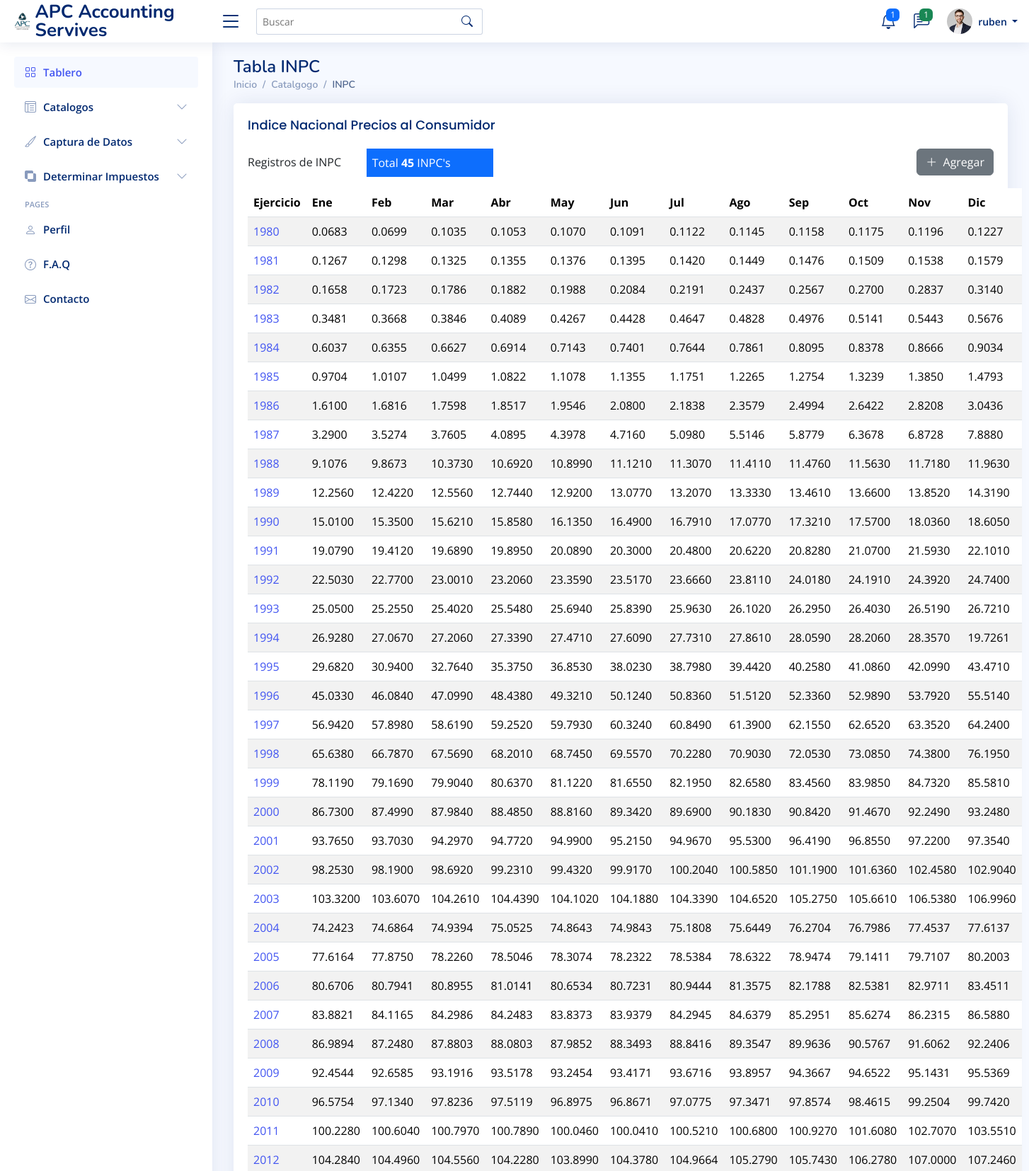
The page /tables-inpc.php (signed in, upper part) on the database its author committed.
### tables this page shows
CREATE TABLE `inpc` (
  `id` int(11) NOT NULL,
  `anio` varchar(4) NOT NULL,
  `ene` varchar(8) NOT NULL,
  `feb` varchar(8) NOT NULL,
  `mar` varchar(8) NOT NULL,
  `abr` varchar(8) NOT NULL,
  `may` varchar(8) NOT NULL,
  `jun` varchar(8) NOT NULL,
  `jul` varchar(8) NOT NULL,
  `ago` varchar(8) NOT NULL,
  `sep` varchar(8) NOT NULL,
  `oct` varchar(8) NOT NULL,
  `nov` varchar(8) NOT NULL,
  `dic` varchar(8) NOT NULL
);

### php/inpc.php (called while the page is built, shortened)
<?php
   class inpc extends Sql {
    public static function obtenertodos(){
    	$sqlhelper = new Sql();
    	$sqlhelper->conectar();
    	$sql = "SELECT * FROM inpc ORDER BY anio";
    	$resultado = $sqlhelper->getmysqli()->query($sql);
        $inpcs = array();
        while ($inpc = $resultado->fetch_assoc()){
        	array_push($inpcs, $inpc);
        }
        return $inpcs;
      }
 }
  ?>

### php/sql.php (called while the page is built)
<?php
   class Sql{
   	private $servidor='localhost';
   	private $usuario= 'adti';
   	private $pwd = 'Apcas123*';
   	private $bd = 'webdtax';
   	protected $mysqli = null;
   	public function conectar(){
   		$this->mysqli = new mysqli($this->servidor,$this->usuario,$this->pwd,$this->bd);
   	}
   	public function getmysqli(){
   		return $this->mysqli;
   	}
   }
 ?>

### tables-inpc.php (the view, shortened to what this page needs)
<?php
  include('php/sql.php');
  include('php/inpc.php');
    $inpcs = inpc::obtenertodos();
    $total_inpcs = 0;
    foreach ($inpcs as $inpc) {
        $total_inpcs += 1;
    }
?>
<!DOCTYPE html>
<html lang="es">
<head>
  <?php include "includes/scripts.php"; ?>
</head>
<body>
  <?php include "includes/header.php"; ?>
  <?php include "includes/sidebar.php"; ?>
  <main id="main" class="main">
    <div class="pagetitle">
      <h1>Tabla INPC</h1>
      <nav>
        <ol class="breadcrumb">
          <li class="breadcrumb-item"><a href="index.php">Inicio</a></li>
          <li class="breadcrumb-item">Catalgogo</li>
          <li class="breadcrumb-item active">INPC</li>
        </ol>
      </nav>
    </div>
    <section class="section">
      <div class="row">
        <div class="col-lg-12">
          <div class="card">
            <div class="card-body">
              <h5 class="card-title">Indice Nacional Precios al Consumidor</h5>
              <div class="row mb-3">
                  <label class="col-sm-2 col-form-label">Registros de INPC</label>
                  <label class="text-bg-primary p-2 col-sm-2 col-form-label">Total <strong><?= $total_inpcs; ?> </strong> INPC's </label>
                  <div class="col-8 text-end">
                     <a href="alta-inpcs.php"><button type="button" class="btn btn-secondary"><i class="bi bi-plus-lg me-1"></i> Agregar</button></a>
                  </div>
              </div>
              <table class="table datatable table-striped table-hover">
                <thead class="text-danger-emphasis">
                  <tr>
                    <th>Ejercicio</th>
                    <th>Ene</th>
                    <th>Feb</th>
                    <th>Mar</th>
                    <th>Abr</th>
                    <th>May</th>
                    <th>Jun</th>
                    <th>Jul</th>
                    <th>Ago</th>
                    <th>Sep</th>
                    <th>Oct</th>
                    <th>Nov</th>
                    <th>Dic</th>
                  </tr>
                </thead>
                <tbody>
                <?php
                    foreach ($inpcs as $inpc) {
                      echo '<tr>';
                      echo '<td width="10">
                        <a href="pages-inpcs.php?id='.$inpc['id'].'">'.$inpc['anio'].' </a>
                            </td>';
                      echo '<td width="10">'.$inpc['ene'].'</td>';
                      echo '<td width="10">'.$inpc['feb'].'</td>';
                      echo '<td width="10">'.$inpc['mar'].'</td>';
                      echo '<td width="10">'.$inpc['abr'].'</td>';
                      echo '<td width="10">'.$inpc['may'].'</td>';
                      echo '<td width="10">'.$inpc['jun'].'</td>';
                      echo '<td width="10">'.$inpc['jul'].'</td>';
                      echo '<td width="10">'.$inpc['ago'].'</td>';
                      echo '<td width="10">'.$inpc['sep'].'</td>';
                      echo '<td width="10">'.$inpc['oct'].'</td>';
                      echo '<td width="10">'.$inpc['nov'].'</td>';
                      echo '<td width="10">'.$inpc['dic'].'</td>';
                      echo '</tr>';
                    }
                  ?>
                </tbody>
              </table>
            </div>
          </div>
        </div>
      </div>
    </section>
  </main>
</body>
</html>

### assets/css/style.css (style rules this page uses)
:root { scroll-behavior: smooth; }
body { font-family: "Open Sans", sans-serif; background: #f6f9ff; color: #444444; }
a { color: #4154f1; text-decoration: none; }
h1, h2, h3, h4, h5, h6 { font-family: "Nunito", sans-serif; }
#main { margin-top: 60px; padding: 20px 30px; transition: all 0.3s; }
.pagetitle { margin-bottom: 10px; }
.pagetitle h1 { font-size: 24px; margin-bottom: 0; font-weight: 600; color: #012970; }
.card { margin-bottom: 30px; border: none; border-radius: 5px; box-shadow: 0px 0 30px rgba(1, 41, 112, 0.1); }
.card-title { padding: 20px 0 15px 0; font-size: 18px; font-weight: 500; color: #012970; font-family: "Poppins", sans-serif; }
.card-body { padding: 0 20px 20px 20px; }
.breadcrumb { font-size: 14px; font-family: "Nunito", sans-serif; color: #899bbd; font-weight: 600; }
.breadcrumb a { color: #899bbd; transition: 0.3s; }
.breadcrumb .breadcrumb-item::before { color: #899bbd; }
.breadcrumb .active { color: #51678f; font-weight: 600; }
@media (min-width: 1200px) { #main, #footer { margin-left: 300px; } }

### rows shown on the page
inpc: anio "1980", ene "0.0683", feb "0.0699", mar "0.1035", abr "0.1053", may "0.1070", jun "0.1091", jul "0.1122", ago "0.1145", sep "0.1158", oct "0.1175", nov "0.1196", dic "0.1227"
inpc: anio "1981", ene "0.1267", feb "0.1298", mar "0.1325", abr "0.1355", may "0.1376", jun "0.1395", jul "0.1420", ago "0.1449", sep "0.1476", oct "0.1509", nov "0.1538", dic "0.1579"
inpc: anio "1982", ene "0.1658", feb "0.1723", mar "0.1786", abr "0.1882", may "0.1988", jun "0.2084", jul "0.2191", ago "0.2437", sep "0.2567", oct "0.2700", nov "0.2837", dic "0.3140"
inpc: anio "1983", ene "0.3481", feb "0.3668", mar "0.3846", abr "0.4089", may "0.4267", jun "0.4428", jul "0.4647", ago "0.4828", sep "0.4976", oct "0.5141", nov "0.5443", dic "0.5676"
inpc: anio "1984", ene "0.6037", feb "0.6355", mar "0.6627", abr "0.6914", may "0.7143", jun "0.7401", jul "0.7644", ago "0.7861", sep "0.8095", oct "0.8378", nov "0.8666", dic "0.9034"
inpc: anio "1985", ene "0.9704", feb "1.0107", mar "1.0499", abr "1.0822", may "1.1078", jun "1.1355", jul "1.1751", ago "1.2265", sep "1.2754", oct "1.3239", nov "1.3850", dic "1.4793"
inpc: anio "1986", ene "1.6100", feb "1.6816", mar "1.7598", abr "1.8517", may "1.9546", jun "2.0800", jul "2.1838", ago "2.3579", sep "2.4994", oct "2.6422", nov "2.8208", dic "3.0436"
inpc: anio "1987", ene "3.2900", feb "3.5274", mar "3.7605", abr "4.0895", may "4.3978", jun "4.7160", jul "5.0980", ago "5.5146", sep "5.8779", oct "6.3678", nov "6.8728", dic "7.8880"
inpc: anio "1988", ene "9.1076", feb "9.8673", mar "10.3730", abr "10.6920", may "10.8990", jun "11.1210", jul "11.3070", ago "11.4110", sep "11.4760", oct "11.5630", nov "11.7180", dic "11.9630"
inpc: anio "1989", ene "12.2560", feb "12.4220", mar "12.5560", abr "12.7440", may "12.9200", jun "13.0770", jul "13.2070", ago "13.3330", sep "13.4610", oct "13.6600", nov "13.8520", dic "14.3190"
inpc: anio "1990", ene "15.0100", feb "15.3500", mar "15.6210", abr "15.8580", may "16.1350", jun "16.4900", jul "16.7910", ago "17.0770", sep "17.3210", oct "17.5700", nov "18.0360", dic "18.6050"
inpc: anio "1991", ene "19.0790", feb "19.4120", mar "19.6890", abr "19.8950", may "20.0890", jun "20.3000", jul "20.4800", ago "20.6220", sep "20.8280", oct "21.0700", nov "21.5930", dic "22.1010"
inpc: anio "1992", ene "22.5030", feb "22.7700", mar "23.0010", abr "23.2060", may "23.3590", jun "23.5170", jul "23.6660", ago "23.8110", sep "24.0180", oct "24.1910", nov "24.3920", dic "24.7400"
inpc: anio "1993", ene "25.0500", feb "25.2550", mar "25.4020", abr "25.5480", may "25.6940", jun "25.8390", jul "25.9630", ago "26.1020", sep "26.2950", oct "26.4030", nov "26.5190", dic "26.7210"
inpc: anio "1994", ene "26.9280", feb "27.0670", mar "27.2060", abr "27.3390", may "27.4710", jun "27.6090", jul "27.7310", ago "27.8610", sep "28.0590", oct "28.2060", nov "28.3570", dic "19.7261"
inpc: anio "1995", ene "29.6820", feb "30.9400", mar "32.7640", abr "35.3750", may "36.8530", jun "38.0230", jul "38.7980", ago "39.4420", sep "40.2580", oct "41.0860", nov "42.0990", dic "43.4710"
inpc: anio "1996", ene "45.0330", feb "46.0840", mar "47.0990", abr "48.4380", may "49.3210", jun "50.1240", jul "50.8360", ago "51.5120", sep "52.3360", oct "52.9890", nov "53.7920", dic "55.5140"
inpc: anio "1997", ene "56.9420", feb "57.8980", mar "58.6190", abr "59.2520", may "59.7930", jun "60.3240", jul "60.8490", ago "61.3900", sep "62.1550", oct "62.6520", nov "63.3520", dic "64.2400"
inpc: anio "1998", ene "65.6380", feb "66.7870", mar "67.5690", abr "68.2010", may "68.7450", jun "69.5570", jul "70.2280", ago "70.9030", sep "72.0530", oct "73.0850", nov "74.3800", dic "76.1950"
inpc: anio "1999", ene "78.1190", feb "79.1690", mar "79.9040", abr "80.6370", may "81.1220", jun "81.6550", jul "82.1950", ago "82.6580", sep "83.4560", oct "83.9850", nov "84.7320", dic "85.5810"
inpc: anio "2000", ene "86.7300", feb "87.4990", mar "87.9840", abr "88.4850", may "88.8160", jun "89.3420", jul "89.6900", ago "90.1830", sep "90.8420", oct "91.4670", nov "92.2490", dic "93.2480"
inpc: anio "2001", ene "93.7650", feb "93.7030", mar "94.2970", abr "94.7720", may "94.9900", jun "95.2150", jul "94.9670", ago "95.5300", sep "96.4190", oct "96.8550", nov "97.2200", dic "97.3540"
inpc: anio "2002", ene "98.2530", feb "98.1900", mar "98.6920", abr "99.2310", may "99.4320", jun "99.9170", jul "100.2040", ago "100.5850", sep "101.1900", oct "101.6360", nov "102.4580", dic "102.9040"
inpc: anio "2003", ene "103.3200", feb "103.6070", mar "104.2610", abr "104.4390", may "104.1020", jun "104.1880", jul "104.3390", ago "104.6520", sep "105.2750", oct "105.6610", nov "106.5380", dic "106.9960"
inpc: anio "2004", ene "74.2423", feb "74.6864", mar "74.9394", abr "75.0525", may "74.8643", jun "74.9843", jul "75.1808", ago "75.6449", sep "76.2704", oct "76.7986", nov "77.4537", dic "77.6137"
inpc: anio "2005", ene "77.6164", feb "77.8750", mar "78.2260", abr "78.5046", may "78.3074", jun "78.2322", jul "78.5384", ago "78.6322", sep "78.9474", oct "79.1411", nov "79.7107", dic "80.2003"
inpc: anio "2006", ene "80.6706", feb "80.7941", mar "80.8955", abr "81.0141", may "80.6534", jun "80.7231", jul "80.9444", ago "81.3575", sep "82.1788", oct "82.5381", nov "82.9711", dic "83.4511"
inpc: anio "2007", ene "83.8821", feb "84.1165", mar "84.2986", abr "84.2483", may "83.8373", jun "83.9379", jul "84.2945", ago "84.6379", sep "85.2951", oct "85.6274", nov "86.2315", dic "86.5880"
inpc: anio "2008", ene "86.9894", feb "87.2480", mar "87.8803", abr "88.0803", may "87.9852", jun "88.3493", jul "88.8416", ago "89.3547", sep "89.9636", oct "90.5767", nov "91.6062", dic "92.2406"
inpc: anio "2009", ene "92.4544", feb "92.6585", mar "93.1916", abr "93.5178", may "93.2454", jun "93.4171", jul "93.6716", ago "93.8957", sep "94.3667", oct "94.6522", nov "95.1431", dic "95.5369"
inpc: anio "2010", ene "96.5754", feb "97.1340", mar "97.8236", abr "97.5119", may "96.8975", jun "96.8671", jul "97.0775", ago "97.3471", sep "97.8574", oct "98.4615", nov "99.2504", dic "99.7420"
inpc: anio "2011", ene "100.2280", feb "100.6040", mar "100.7970", abr "100.7890", may "100.0460", jun "100.0410", jul "100.5210", ago "100.6800", sep "100.9270", oct "101.6080", nov "102.7070", dic "103.5510"
inpc: anio "2012", ene "104.2840", feb "104.4960", mar "104.5560", abr "104.2280", may "103.8990", jun "104.3780", jul "104.9664", ago "105.2790", sep "105.7430", oct "106.2780", nov "107.0000", dic "107.2460"

### other values the page prints
$_SESSION['usuario'] "ruben"
$total_inpcs "45"
